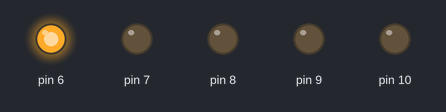
This sketch was run on a simulated Arduino Uno, built with avr-gcc and run on an emulated ATmega328P. Shown: output pins drawn as LEDs (lit = HIGH).

Above: at 0.5 s.
At 3.5 s:
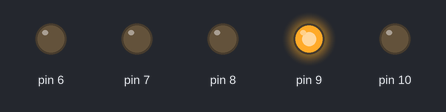
At 5.0 s:
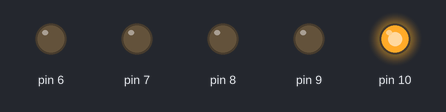
At 8.5 s:
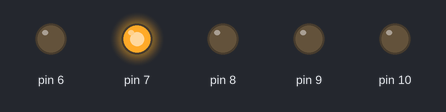
At 12.5 s:
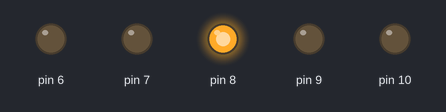
Timing chart, 0 to 13.0 s (numbered marks = the images above):
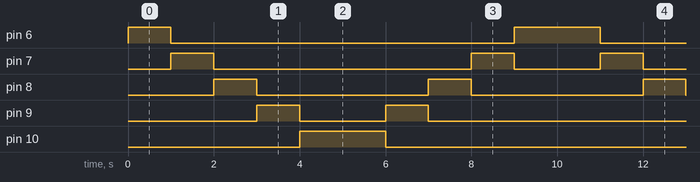

The sketch:

EXP_01.ino
```cpp
// EXP 01


int i;
void setup() {
  // initialize digital pin LED_BUILTIN as an output.
for(i=6; i<=10; i++){
  pinMode(i, OUTPUT);
}
}
// the loop function runs over and over again forever
void loop() {
for(i=6; i<=10; i++){
  digitalWrite(i, HIGH);  // turn the LED on (HIGH is the voltage level)
  delay(1000);                      // wait for a second
  digitalWrite(i, LOW);   // turn the LED off by making the voltage LOW
  delay(00);
  }
for(i=10; i>=6; i--){
  digitalWrite(i, HIGH);  // turn the LED on (HIGH is the voltage level)
  delay(1000);                      // wait for a second
  digitalWrite(i, LOW);   // turn the LED off by making the voltage LOW
  delay(00);
  }


}
```

Measured:
- by itself, pin 6: repeats every 10.0 s: LOW 8.0 s, HIGH 2.0 s
- by itself, pin 7: repeats every 10.0 s: LOW 6.0 s, HIGH 1.0 s, LOW 2.0 s, HIGH 1.0 s
- by itself, pin 8: alternates HIGH for 1.0 s and LOW for 4.0 s
- by itself, pin 9: repeats every 10.0 s: LOW 2.0 s, HIGH 1.0 s, LOW 6.0 s, HIGH 1.0 s
- by itself, pin 10: alternates HIGH for 2.0 s and LOW for 8.0 s
